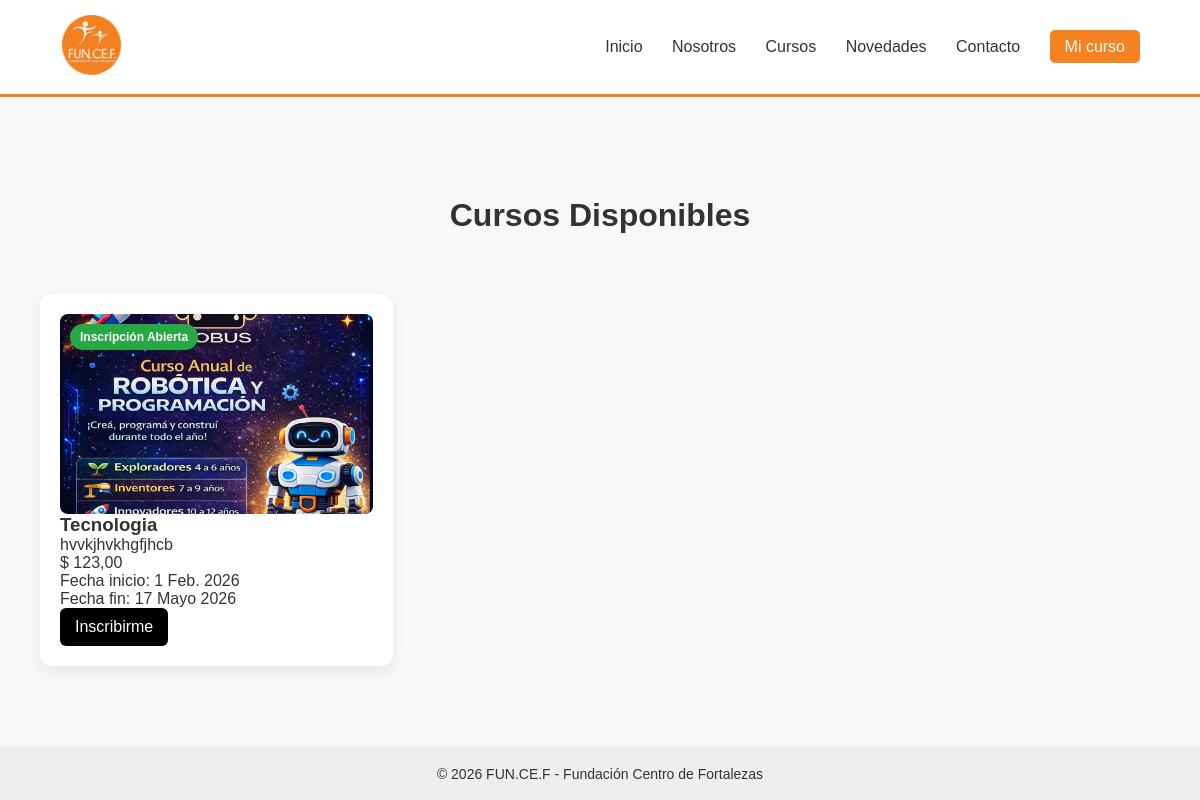
Before: /cursos/ with the older database file.
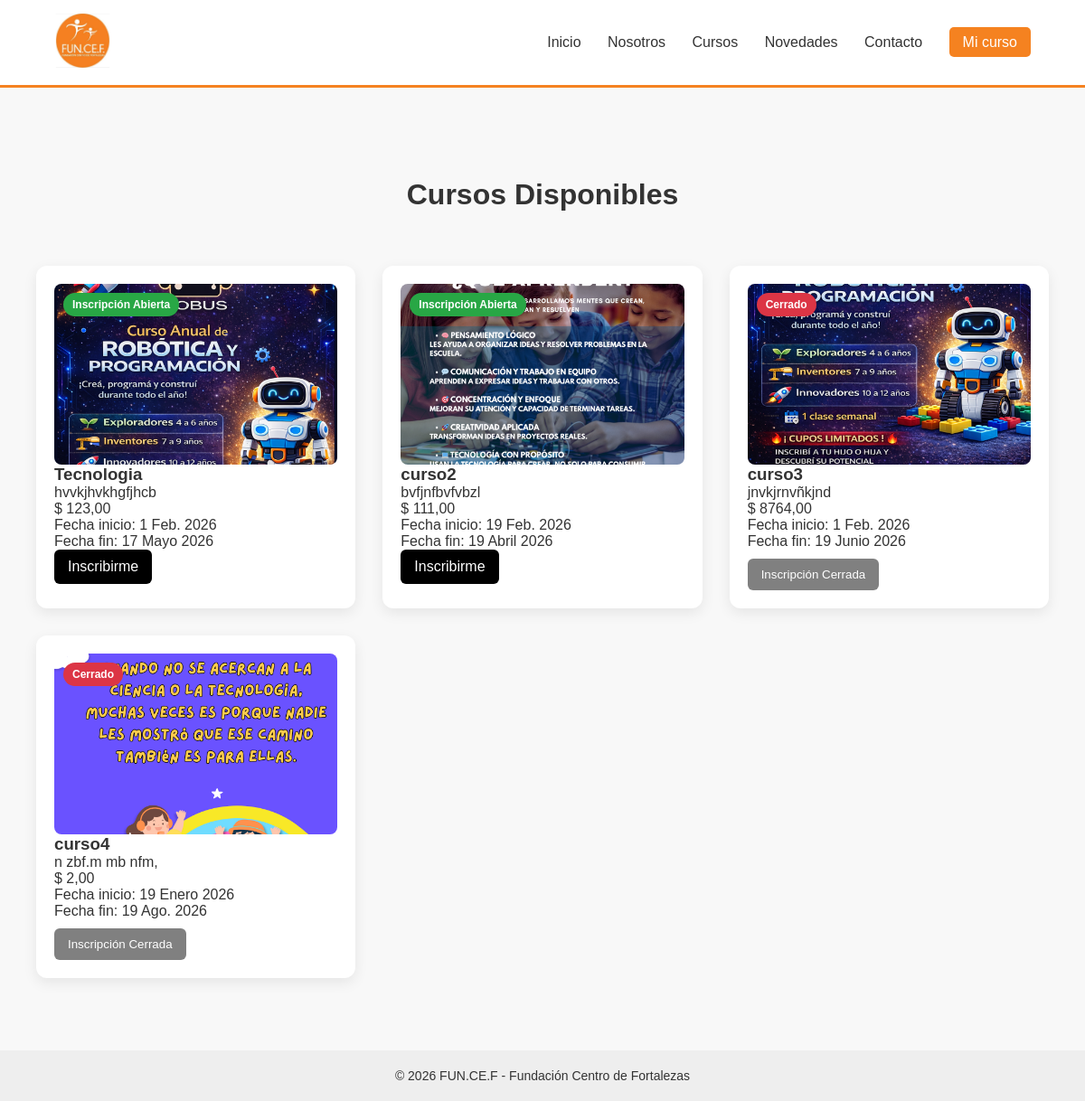
After: the same page with the newer database file.
### web/models.py (models this page shows, shortened)
class Curso(models.Model):
    nombre = models.CharField(max_length=200)
    descripcion = models.TextField()
    imagen = models.ImageField(upload_to='cursos/')
    cupo_maximo = models.IntegerField()
    valor = models.DecimalField(max_digits=10, decimal_places=2)
    ESTADO_CHOICES = [
        ('abierto', 'Abierto'),
        ('cerrado', 'Cerrado'),
        ('proximo', 'Próximamente'),
    ]
    estado = models.CharField(
        max_length=20,
        choices=ESTADO_CHOICES,
        default='cerrado'
    )
    fecha_inicio_inscripcion = models.DateField()
    fecha_fin_inscripcion = models.DateField()
    fecha_creacion = models.DateTimeField(auto_now_add=True)
    def __str__(self):
        return self.nombre
    @property
    def inscripcion_habilitada(self):
        hoy = timezone.localdate()
        return (
            self.estado == "abierto"
            and self.fecha_inicio_inscripcion <= hoy <= self.fecha_fin_inscripcion
        )

### web/views.py (the view)
# urls.py: path('cursos/', views.lista_cursos, name='cursos'),
def lista_cursos(request):
    print("ENTRÉ A LISTA_CURSOS")
    cursos = Curso.objects.all()
    print("CURSOS:", cursos)
    return render(request, 'web/cursos.html', {'cursos': cursos})

### web/templates/web/cursos.html
{% extends 'web/base.html' %}
{% block content %}
<h1 class="titulo-seccion">Cursos Disponibles</h1>
<div class="contenedor-cursos">
    {% for curso in cursos %}
        <div class="card-curso">
            {% if curso.imagen %}
                <div class="imagen-container">
                    <img src="{{ curso.imagen.url }}" alt="{{ curso.nombre }}">
                    {% if curso.inscripcion_habilitada %}
                        <span class="badge abierta">Inscripción Abierta</span>
                    {% else %}
                        <span class="badge cerrada">Cerrado</span>
                    {% endif %}
                </div>
            {% endif %}
            <div class="card-body">
                <h3>{{ curso.nombre }}</h3>
                <p class="descripcion">
                    {{ curso.descripcion|truncatewords:18 }}
                </p>
                <p class="precio">$ {{ curso.valor }}</p>
                <p>Fecha inicio: {{ curso.fecha_inicio_inscripcion }}</p>
                <p>Fecha fin: {{ curso.fecha_fin_inscripcion }}</p>
                {% if curso.inscripcion_habilitada %}
                    <a href="{% url 'inscribirse' curso.id %}" class="btn-inscribirse">
                        Inscribirme
                    </a>
                {% else %}
                    <button class="btn-cerrado" disabled>
                        Inscripción Cerrada
                    </button>
                {% endif %}
            </div>
        </div>
    {% endfor %}
</div>
{% endblock %}

### web/templates/web/base.html (shortened to what this page needs)
{% load static %}
<!DOCTYPE html>
<html lang="es">
<head>
    <link rel="stylesheet" href="{% static 'css/style.css' %}">
</head>
<body>
    <header class="header">
        <div class="container">
            <div class="logo">
                <a href="{% url 'inicio' %}" class="logo">
                <img src="{% static 'img/logoFundacion.jpeg' %}" alt="FUN.CE.F Logo">
                </a>
            </div>
            <nav class="nav">
                <a href="{% url 'inicio' %}">Inicio</a>
                <a href="{% url 'nosotros' %}">Nosotros</a>
                <a href="{% url 'cursos' %}">Cursos</a>
                <a href="{% url 'novedades' %}">Novedades</a>
                <a href="{% url 'contacto' %}">Contacto</a>
                <a href="https://moodle.org/?lang=es_ar" class="btn-nav" target="_blank">Mi curso</a>
            </nav>
        </div>
    </header>
    <main class="main">
        {% block content %}
        {% endblock %}
    </main>
    <footer class="footer">
        <div class="container">
            <p>© 2026 FUN.CE.F - Fundación Centro de Fortalezas</p>
        </div>
    </footer>
</body>
</html>

### static/css/style.css (style rules this page uses)
* { margin: 0; padding: 0; box-sizing: border-box; }
body { font-family: Arial, Helvetica, sans-serif; background-color: #F8F8F8; color: #333333; }
.container { width: 90%; max-width: 1200px; margin: auto; }
.header { background-color: #FFFFFF; padding: 15px 0; border-bottom: 3px solid #F58220; }
.header .container { display: flex; justify-content: space-between; align-items: center; }
.logo img { height: 60px; }
.nav a { text-decoration: none; color: #333333; margin-left: 25px; font-weight: 500; transition: 0.3s; }
.btn-nav { background-color: #F58220; color: white !important; padding: 8px 15px; border-radius: 5px; }
.main { padding: 60px 0; min-height: 70vh; }
.footer { background-color: #EEEEEE; text-align: center; padding: 20px 0; font-size: 14px; }
.contenedor-cursos { display: grid; grid-template-columns: repeat(auto-fit, minmax(300px, 1fr)); gap: 20px; }
.card-curso { background: white; border-radius: 10px; padding: 15px; box-shadow: 0 4px 10px rgba(0,0,0,0.1); }
.card-curso img { width: 100%; height: 200px; object-fit: cover; border-radius: 8px; }
button { margin-top: 10px; padding: 8px 12px; background: black; color: white; border: none; cursor: pointer; }
button:disabled { background: gray; cursor: not-allowed; }
.card-curso, .card-novedad { background: white; padding: 20px; border-radius: 15px; box-shadow: 0 4px 15px rgba(0,0,0,0.1); }
.titulo-seccion { text-align: center; margin: 40px 0; }
.contenedor-cursos { display: grid; grid-template-columns: repeat(3, 1fr); gap: 30px; padding: 20px 40px; }
.card-curso { background: white; border-radius: 12px; overflow: hidden; box-shadow: 0 5px 15px rgba(0,0,0,0.08); transition: transform 0.3s ease; display: flex; flex-direction: column; }
.imagen-container { position: relative; height: 200px; overflow: hidden; }
.imagen-container img { width: 100%; height: 100%; object-fit: cover; }
.badge { position: absolute; top: 10px; left: 10px; padding: 6px 10px; font-size: 12px; font-weight: bold; border-radius: 20px; color: white; }
.abierta { background: #28a745; }
.cerrada { background: #dc3545; }
.btn-inscribirse { display: inline-block; padding: 10px 15px; background: black; color: white; text-decoration: none; border-radius: 6px; transition: 0.3s; }
.btn-cerrado { padding: 10px 15px; background: #999; color: white; border: none; border-radius: 6px; }

Changed rows visible on the page:
added Curso: imagen (picture), estado "Inscripción Abierta", nombre "curso2", descripcion "bvfjnfbvfvbzl", valor "111,00", fecha_inicio_inscripcion "19 Feb. 2026", fecha_fin_inscripcion "19 Abril 2026"
added Curso: imagen (picture), estado "Cerrado", nombre "curso3", descripcion "jnvkjrnvñkjnd", valor "8764,00", fecha_inicio_inscripcion "1 Feb. 2026", fecha_fin_inscripcion "19 Junio 2026"
added Curso: imagen (picture), estado "Cerrado", nombre "curso4", descripcion "n zbf.m mb nfm,", valor "2,00", fecha_inicio_inscripcion "19 Enero 2026", fecha_fin_inscripcion "19 Ago. 2026"
